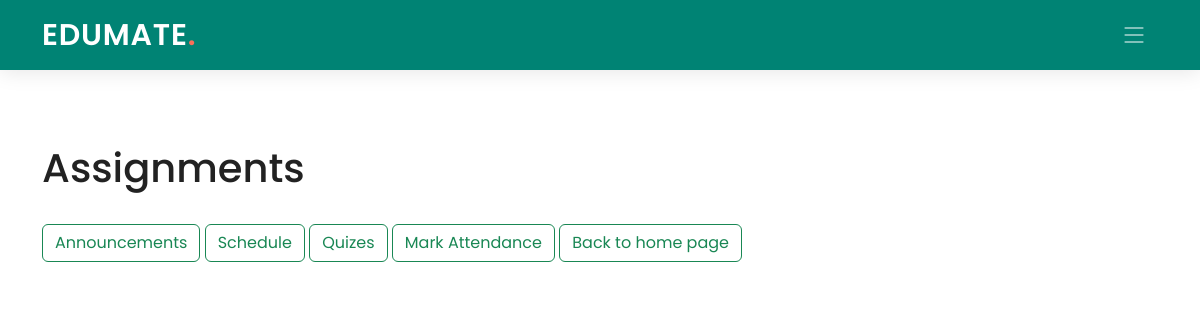
Before: /student/5/classroom/81LXCQ/ with the older database file.
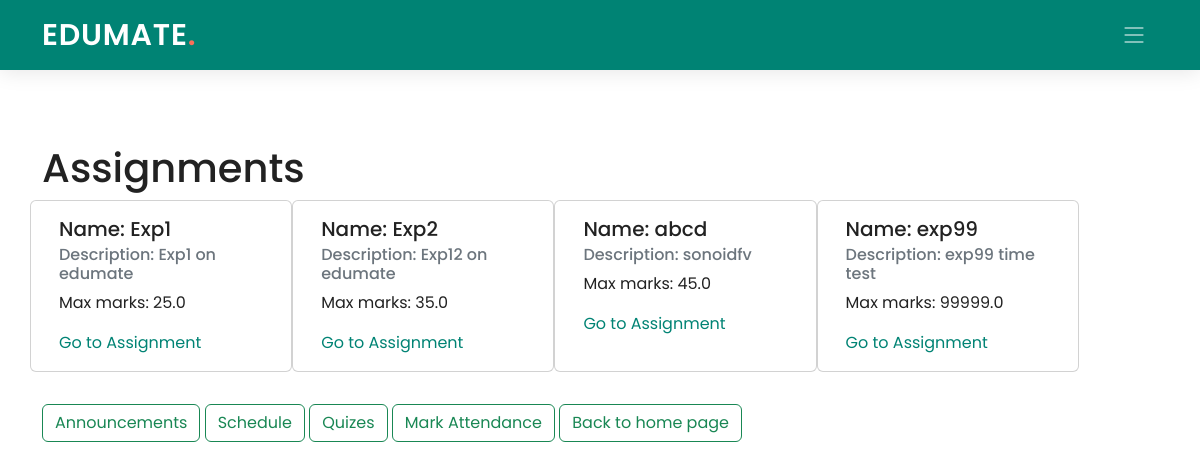
After: the same page with the newer database file.
### Teacher/models.py (models this page shows, shortened)
class Assignments(models.Model):
    assignment_id = models.AutoField(primary_key=True)
    assignment_name = models.CharField(max_length=40)
    assignment_description = models.CharField(max_length=100)
    class_code = models.CharField(max_length=10)
    max_marks = models.FloatField(default=25)
    peer_grade = models.BooleanField(default=False)
    class Meta:
        db_table = "Assignments"

### Student/views.py (the view)
# urls.py: path('classroom/<pk2>/', views.classroom, name='classroom1'),
def classroom(request, pk, pk2):
    assign=Assignments.objects.filter(class_code=pk2)
    return render(request, 'Student/classroom.html', {'assign': assign, 'pk': pk, 'pk2': pk2})

### Student/templates/Student/classroom.html (shortened to what this page needs)
{% extends './base_student.html' %}
{% load static %}
{% block content %}
<br><br><br><br>
<div class="container">
  <h1>Assignments</h1>
<div class="row">
        {% for i in assign %}
        <div class="card mr-2 mb-2" style="width: 23%;">
          <div class="card-body">
            <h5 class="card-title">Name:  {{ i.assignment_name }}</h5>
            <h6 class="card-subtitle mb-2 text-muted">Description: {{ i.assignment_description }} </h6>
            <p class="card-text">Max marks: {{ i.max_marks }}</p>
            <a href="{% url 'assignment' pk=pk pk2=pk2 pk3=i.assignment_id %}" class="card-link">Go to Assignment</a>
          </div>
        </div>
      {% endfor %}
</div>
<br>
<a class="btn btn-outline-success" href="{% url 'announcement_stud' pk=pk pk2=pk2 %}">Announcements</a>
<a class="btn btn-outline-success" href="{% url 'schedule_student' pk=pk pk2=pk2 %}">Schedule</a>
<a class="btn btn-outline-success" href="{% url 'quiz_stud' pk=pk pk2=pk2 %}">Quizes</a>
<a class="btn btn-outline-success" href="{% url 'submitatt' pk=pk pk2=pk2 %}">Mark Attendance</a>
<a href="{% url 'student_home' pk=pk %}" class="btn btn-outline-success">Back to home page</a>
</div>
{% endblock content %}

### Student/templates/Student/base_student.html (shortened to what this page needs)
{% load static %}
<html lang="en">
<head>
  <link href="{% static 'Edumate_app/assets/vendor/bootstrap/css/bootstrap.min.css' %}" rel="stylesheet">
  <link href="{% static 'Edumate_app/assets/vendor/bootstrap-icons/bootstrap-icons.css' %}" rel="stylesheet">
  <link href="{% static 'Edumate_app/assets/vendor/aos/aos.css' %}" rel="stylesheet">
  <link href="{% static 'Edumate_app/assets/vendor/glightbox/css/glightbox.min.css' %}" rel="stylesheet">
  <link href="{% static 'Edumate_app/assets/vendor/swiper/swiper-bundle.min.css' %}" rel="stylesheet">
  <link href="{% static 'Edumate_app/assets/css/index.css' %}" rel="stylesheet">
</head>
<body>
  {% block navbar %}
  <header id="header" class="header d-flex align-items-center">
    <div class="container-fluid container-xl d-flex align-items-center justify-content-between">
      <a href="#" class="logo d-flex align-items-center">
        <h1>EDUMATE<span>.</span></h1>
      </a>
      <i class="mobile-nav-toggle mobile-nav-show bi bi-list"></i>
    </div>
  </header>
  {% endblock navbar %}
  <br><br>
  {% block content %}
  {% endblock content %}
  <br><br><br>
</body>
</html>

### Edumate_app/static/Edumate_app/assets/css/index.css (style rules this page uses)
:root { --font-default: "Open Sans", system-ui, -apple-system, "Segoe UI", Roboto, "Helvetica Neue", Arial, "Noto Sans", "Liberation Sans", sans-serif, "Apple Color Emoji", "Segoe UI Emoji", "Segoe UI Symbol", "Noto Color Emoji"; --font-primary: "Poppins", sans-serif; --font-secondary: "Poppins", sans-serif; }
:root { --color-default: #222222; --color-primary: #008374; --color-secondary: #f85a40; }
:root { scroll-behavior: smooth; }
body { font-family: var(--font-primary); color: var(--color-default); }
a { color: var(--color-primary); text-decoration: none; }
h1, h2, h3, h4, h5, h6 { font-family: var(--font-primary); }
.header { z-index: 997; height: 90px; background-color: var(--color-primary); }
.header.sticked { position: fixed; top: 0; right: 0; left: 0; height: 70px; box-shadow: 0px 2px 20px rgba(0, 0, 0, 0.1); }
.header .logo h1 { font-size: 30px; margin: 0; font-weight: 600; letter-spacing: 0.8px; color: #fff; font-family: var(--font-primary); }
.header .logo h1 span { color: #f96f59; }
@media (max-width: 1279px) { .mobile-nav-show { color: rgba(255, 255, 255, 0.6); font-size: 28px; cursor: pointer; line-height: 0; transition: 0.5s; z-index: 9999; margin-right: 10px; } }

Changed rows visible on the page:
added Assignments: assignment_name "Exp1", assignment_description "Exp1 on edumate", max_marks "25.0"
added Assignments: assignment_name "Exp2", assignment_description "Exp12 on edumate", max_marks "35.0"
added Assignments: assignment_name "abcd", assignment_description "sonoidfv", max_marks "45.0"
added Assignments: assignment_name "exp99", assignment_description "exp99 time test", max_marks "99999.0"
